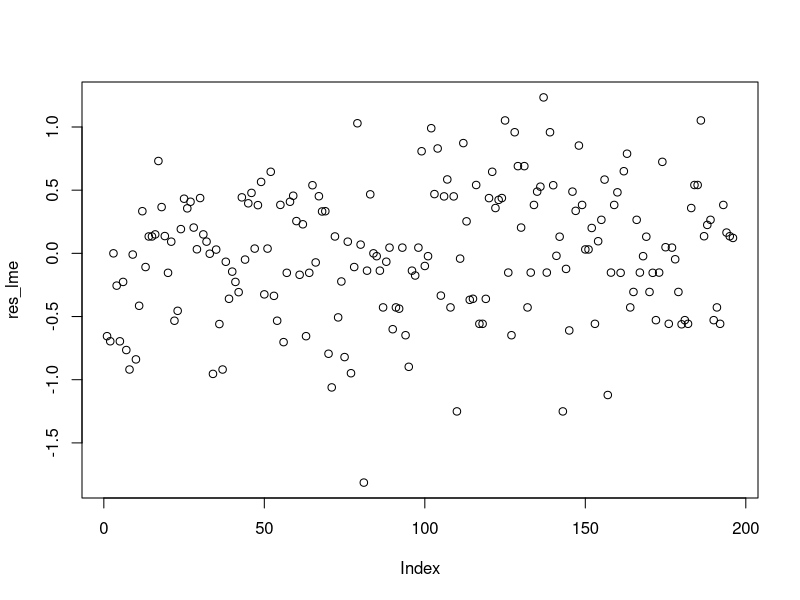
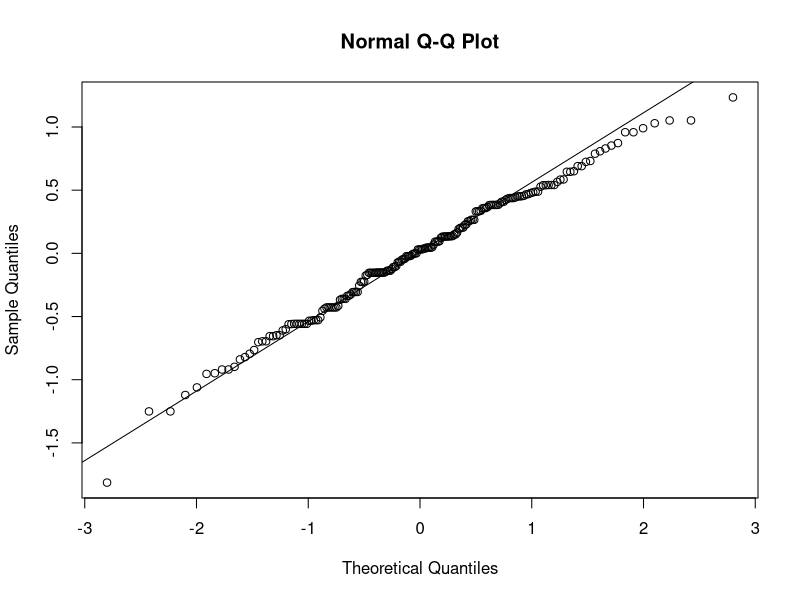
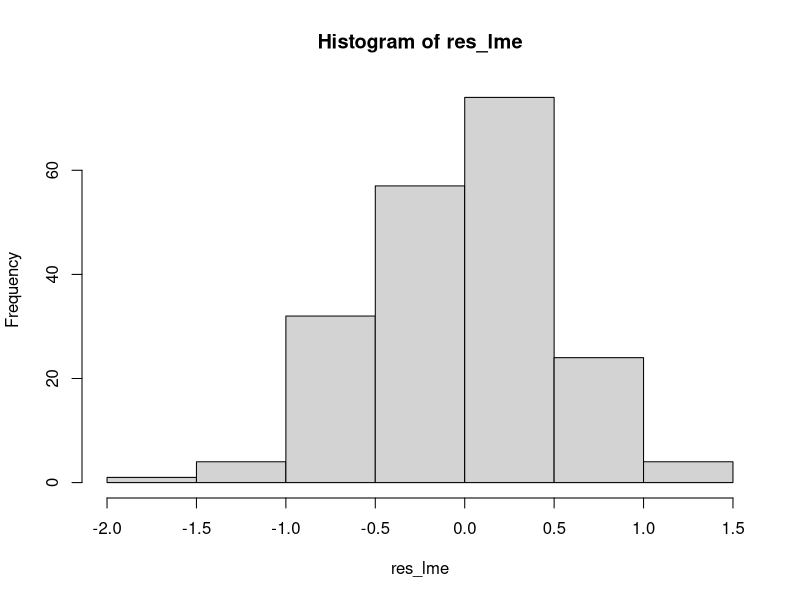

R code for these plots, in order: (Note: this script raises an error after producing the figures.)
########## Fecundity analyzes ########## 
########################################

#--------------------------------------------------

# This script analyzes fish fecundity

#--------------------------------------------------

# Packages
library(ggplot2)
library(plyr)
library(lmerTest)
library(car)
library(multcomp)
library(stringr)
library(gridExtra)

# Data
fec<-read.csv(file = "df_fecundity.csv",header=T,sep=";",dec=".")

# Temp as factor
fec$temp<-as.factor(fec$temp)
tank<-unique(fec$tank)


#--------------------------------------------------
# Sexual maturity

# First sexual maturity (age and length) for each tank
mat<-data.frame(age=as.numeric(),
                tank=as.numeric(),
                food=as.numeric(),
                temp=as.numeric(),
                condition=as.numeric(),
                length_mm=as.numeric(),
                fecundity=as.numeric())
for(i in 1:length(tank)){
  res<-fec[fec$tank==tank[i] & fec$age==min(fec[fec$tank==tank[i],]$age),]
  mat<-rbind(mat,res)
}
mat

# Mean sexual maturity and length at age per tank
df1 <- ddply(mat, .(condition,tank,temp,food), summarise,
             age       = mean(age),
             length_mean    = mean(length_mm))
df1
# Mean sexual maturity and length at age per treatment
df2 <- ddply(df1, .(condition,temp,food), summarise,
             mean_age       = mean(age),
             sd_age         = sd(age),
             mean_length    = mean(length_mean),
             sd_length      = sd(length_mean))
df2


#--------------------------------------------------
# Clutch size


# Mean clutch size per female and day
clutches <- ddply(fec, .(age,condition,tank,temp,food), summarise,
                  n_eggs  =             sum(fecundity),
                  n_fish  =             length(fecundity),
                  mean_clutch_size =  sum(fecundity)/length(fecundity))
clutches

# Linear mixed effect model
M1<-lmer(log(mean_clutch_size)~temp*food+(1|tank),
         na.action=na.omit, data=clutches)
Anova(M1)
summary(M1)
# Model asumptions
res_lme=residuals(M1)
plot(res_lme)
qqnorm(res_lme,label=TRUE)
qqline(res_lme)
hist(res_lme)



#--------------------------------------------------
# Clutch size plot (figure 3 of article)

# Form ggplot
clutches$temp<-str_replace(clutches$temp,"20","20 \u00B0C")
clutches$temp<-as.factor(str_replace(clutches$temp,"30","30 \u00B0C"))
clutches$food<-str_replace(clutches$food,"conti","Continuous")
clutches$food<-str_replace(clutches$food,"inter","Intermittent")

# Plot fecundity
p1<-ggplot(clutches,aes(x=age,y=mean_clutch_size,color=temp,shape=food))+
  geom_point(size=2)+
  theme_bw()+
  scale_color_manual(values = c("black","red"))+
  scale_shape_manual(values = c(19,1))+
  labs(y=" Mean clutch size (n eggs)",x="Age (days)",color="Temperature",shape="Food")+
  theme(axis.title = element_text(size=13),
        axis.text = element_text(size=12,color="black"),
        legend.title = element_text(size=13),
        legend.position="none",
        legend.text = element_text(size=13))
# Boxplot fecundity
p2<-ggplot(clutches,aes(x=condition,y=mean_clutch_size,color=temp,fill=condition))+
  geom_boxplot(aes(alpha=0.7))+
  theme_bw()+
  scale_color_manual(values = c("black","red"))+
  scale_fill_manual(values=c("#333333","brown1","white","white"))+
  labs(y=" Mean clutch size (n eggs)",x="Treatment",color="Temperature",shape="Food")+
  theme(axis.title = element_text(size=13),
        axis.text = element_text(size=12,color="black"),
        legend.title = element_text(size=13),
        legend.position="none",
        axis.title.y = element_blank(),
        legend.text = element_text(size=13))

get_legend<-function(myggplot){
  tmp <- ggplot_gtable(ggplot_build(myggplot))
  leg <- which(sapply(tmp$grobs, function(x) x$name) == "guide-box")
  legend <- tmp$grobs[[leg]]
  return(legend)
}
lgd<-get_legend(p1)

grid.arrange(p1,p2,lgd,ncol=3,nrow=1,widths=c(1.2, 0.8, 0.4))




# Von Bertallanfy posteriors

setwd("C:/Users/sibazin/Desktop/Simon/phd/chapitre_2/article/data/ipm")
cfs_bayes<-read.csv(file = "cfs_bayes.csv",header=T,sep=";",dec=".")





# Mean clutch size per female and day

clutches2 <- ddply(clutches, .(condition,temp,food), summarise,
                   n_eggs  =             sum(n_eggs,na.rm=T),
                   clutch_size= mean(mean_clutch_size,na.rm=T))
clutches2


clutches2$K<-NA
clutches2$Linf<-NA

for(i in 1:nrow(clutches2)){
  clutches2[i,]$K<-cfs_bayes[cfs_bayes$cond==clutches2[i,]$condition & cfs_bayes$coef=="K",]$median
  clutches2[i,]$Linf<-cfs_bayes[cfs_bayes$cond==clutches2[i,]$condition & cfs_bayes$coef=="Linf",]$median
}

clutches2$N_fish<-c(64,84,52,80)
clutches2$n_eggs.F<-clutches2$n_eggs/clutches2$N_fish
